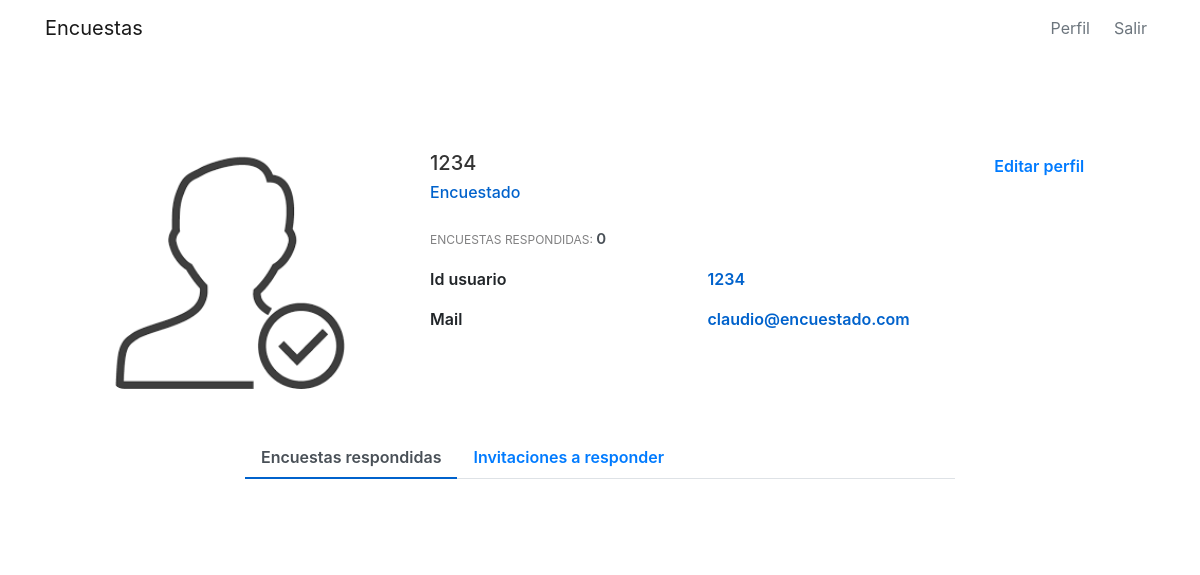
The page /profile (signed in) on the database its author committed.
### encuestas/models.py (models this page shows, shortened)
class User(db.Model,UserMixin):
    id = db.Column(db.Integer, primary_key=True)
    username = db.Column(db.String(20), unique=True, nullable=False)
    name = db.Column(db.String(20), nullable=False)
    email = db.Column(db.String(120), unique=True, nullable=False)
    image_file = db.Column(db.String(20), nullable=False, default='default.jpg')
    password = db.Column(db.String(60), nullable=False)
    posts = db.relationship('Post', backref='author', lazy=True)
    tipo = db.Column(db.String(20), nullable=False)
    visible_inf = db.Column(db.String(20), nullable=False, default=True)

### encuestas/routes.py (the view, shortened to what this page needs)
@app.route("/profile", methods=['GET', 'POST'])
@login_required
def profile():
    form = updatePerfil()
    respuesta = Respuesta.query.filter_by(id_usuario = current_user.username)
    invitaciones = UsuarioInvitado.query.filter_by(id_user = current_user.id)
    if form.validate_on_submit():
        if form.picture.data:
            picture_file = guardarfoto(form.picture.data)
            current_user.image_file = picture_file
        current_user.name = form.name.data
        current_user.email = form.email.data
        current_user.visible_inf = form.visible.data
        db.session.commit()
        flash('Tus datos han sido actualizados', 'success')
        return redirect(url_for('profile'))
    elif request.method == 'GET':
        form.name.data = current_user.name
        form.email.data = current_user.email
    invis1 ={}
    id_encuestas = []
    query_invi = 0
    for i in invitaciones:
        encuesta = Encuesta.query.get_or_404(i.id_encuesta)
        if encuesta.estado == 'publicada':
            id_encuestas.append(i.id_encuesta)
            query_invi = 1
    lista_query= []
    encuest = {}
    encuestas_parainvitado = Encuesta.query.filter(Encuesta.id.in_(id_encuestas))
    for i in respuesta:
        datet =  i.date
        encuest[i.id_encuesta] = i.id_encuesta
        encRESP = Encuesta.query.filter_by(id = i.id_encuesta )
    invis=[]
    for i in invis1:
        print('aaaa',invis1[i])
        invis.append(Encuesta.query.filter_by(id = invis1[i] ))
    if len(invis) ==0:
        invis = 0
    print('las invis',invis )
    keys = list(encuest.keys())
    keys2 = list(invis1.keys())
    for i in encuest:
        print(encuest[i])
        lista_query.append(Encuesta.query.filter_by(id = encuest[i] ))
    if len(lista_query) ==0:
        lista_query = 0
    encPUBLIC = Encuesta.query.filter_by(user_id = current_user.username,estado = "publicada" )
    encCREATE = Encuesta.query.filter_by(user_id = current_user.username,estado = "creada" )
    encCLOSED = Encuesta.query.filter_by(user_id = current_user.username,estado = "cerrada" )
    listas = ListaDifusion.query.filter_by( user_id = current_user.id)
    TOTAL=len(encuest)
    TOTALC=0
    tipo = False
    perfil_usuario =  'profile_encuestado.html'
    image_file = url_for('static', filename= 'profile_pics/' + current_user.image_file)
    print(invis)
    return render_template(perfil_usuario, keys2=keys2, title='Profile', image_file=image_file , encPUBLIC = encPUBLIC, form = form, encCREATE=encCREATE, encCLOSED=encCLOSED, TOTAL =TOTAL+TOTALC, TOTALC  =  TOTALC, tipo=tipo, lista_query=lista_query, keys = keys,listas = listas, query_invi=query_invi, invis=encuestas_parainvitado)

### encuestas/forms.py (shortened to what this page needs)
class updatePerfil(FlaskForm):
    name = StringField('Nombre',
                           validators=[DataRequired(), Length(min=2, max=20)])
    email = StringField('Email',
                        validators=[DataRequired(), Email()])
    submit = SubmitField('Actualiza tu información')
    picture = FileField('Actualiza foto de perfil', validators=[FileAllowed(['jpg','png'])])
    visible = BooleanField('Sí, quiero mi información visible en el perfil', default=True)

### encuestas/models.py (called while the page is built)
@login_manager_.user_loader
def load_user(user_id):
    return User.query.get(int(user_id))

### encuestas/templates/profile_encuestado.html (shortened to what this page needs)
{% extends "layout.html" %}
{% block content %}
<link href="//maxcdn.bootstrapcdn.com/bootstrap/4.1.1/css/bootstrap.min.css" rel="stylesheet" id="bootstrap-css">
<div class="container emp-profile">
                <div class="row">
                    <div class="col-md-4">
                        <div class="profile-img   ">
                            <img src = "{{image_file}}" alt=""/>
                        </div>
                    </div>
                    <div class="col-md-6">
                        <div class="profile-head">
                                    <h5>
                                        {{current_user.name}}
                                    </h5>
                                    <h6>
                                        {% if tipo %}
                                            Encuestador
                                        {%    else %}
                                            Encuestado
                                        {%    endif %}
                                    </h6>
                                    <p class="proile-rating">ENCUESTAS RESPONDIDAS: <span>{{TOTAL}}</span></p>
                                    <div class="tab-content profile-tab" id="myTabContent">
                                        {% if current_user.visible_inf == '1' %}
                                        <div class="tab-pane fade show active" id="home" role="tabpanel" aria-labelledby="home-tab">
                                            <div class="row tab-pane fade show active " id="home" role="tabpanel" aria-labelledby="home-tab">
                                                <div class="col-md-6">
                                                    <label>Id usuario</label>
                                                </div>
                                                <div class="col-md-6">
                                                    <p>{{current_user.username}}</p>
                                                </div>
                                                <div class="col-md-6">
                                                    <label>Mail</label>
                                                </div>
                                                <div class="col-md-6">
                                                    <p>{{current_user.email}}</p>
                                                </div>
                                            </div>
                                        </div>
                                        {%    endif %}
                                    </div>
                        </div>
                    </div>
                    <div class="col-md-2">
                        <input  type="button" value="Editar perfil" class="profile-edit-btn btn-outline-primary" id="btn"  >
                    </div>
                </div>
                <div class="row-md-2">
                    <br>
                    <br>
                </div>
                <div class="row">
                    <div class="col-md-2">
                    </div>
                    <div class="col-md-8 profile-head">
                        <ul class="nav nav-tabs" id="myTab" role="tablist">
                            <li class="nav-item">
                                <a class="nav-link active" id="open-tab" data-toggle="tab" href="#open" role="tab" aria-controls="open" aria-selected="true">Encuestas respondidas</a>
                            </li>
                            <li class="nav-item">
                                <a class="nav-link" id="invi-tab" data-toggle="tab" href="#invi" role="tab" aria-controls="invi"   aria-selected="false">Invitaciones a responder</a>
                            </li>
                        </ul>
                    </div>
                </div>
        </div>
        {% endblock content %}

### encuestas/static/main.css (style rules this page uses)
body { font-family: "Roboto", sans-serif; font-weight: 400; background: #f5f5f5; color: #333; margin-top: 3.4rem; box-sizing: border-box; }
h1, h2, h3, h4, h5, h6 { color: #444444; }
.container { max-width: 1200px; width: 1200px; }
.gap-4 { gap: 0.4rem; }
html, body { width: 100%; height: 100%; }
.emp-profile { padding: 3%; margin-top: 10%; margin-bottom: 10%; border-radius: 0.85rem; background: #fff; }
.profile-img { text-align: center; }
.profile-img img { width: 70%; height: 100%; border-radius: 0.85rem; }
.profile-head h5 { color: #333; }
.profile-head h6 { color: #0062cc; }
.profile-edit-btn { border: none; border-radius: 1.5rem; width: 70%; padding: 2%; font-weight: 600; color: #6c757d; cursor: pointer; }
.proile-rating { font-size: 12px; color: #818182; margin-top: 5%; }
.proile-rating span { color: #495057; font-size: 15px; font-weight: 600; }
.profile-head .nav-tabs { margin-bottom: 5%; }
.profile-head .nav-tabs .nav-link { font-weight: 600; border: none; }
.profile-head .nav-tabs .nav-link.active { border: none; border-bottom: 2px solid #0062cc; }
.profile-tab label { font-weight: 600; }
.profile-tab p { font-weight: 600; color: #0062cc; }

### rows shown on the page
User: name "1234", username "1234", email "claudio@encuestado.com"

### other values the page prints
{{ TOTAL }} "0"
